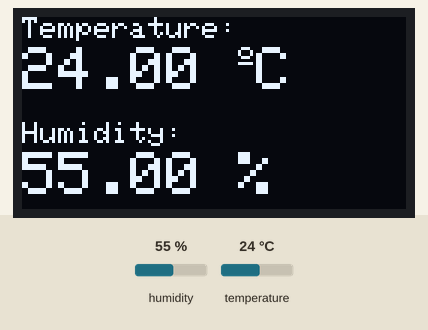
Recording of a sketch running on a simulated ESP32. Parts: 128×64 one-colour display. Inputs (shaded band) come from the test bench; at power-on: humidity 55 %, temperature 24 °C. WiFi joins after 1.5 s; servers stay silent unless stated; what the sketch prints to the serial monitor is not drawn.

Above: at 4.2 s.
4.3 s: humidity set to 22 %
At 6.3 s:
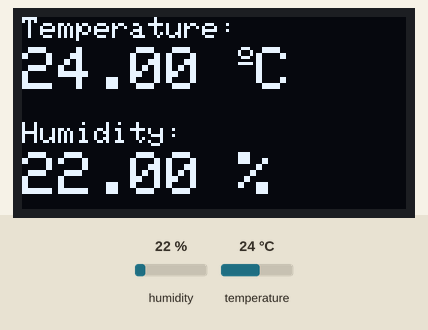
6.6 s: temperature set to 12 °C
At 8.5 s:
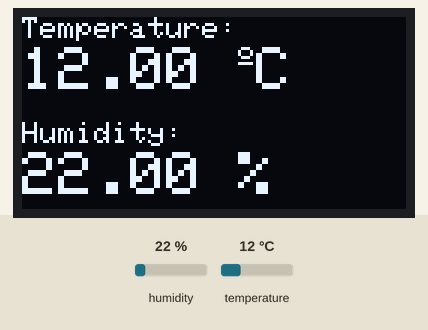
10.2 s: humidity set to 40 %
At 12.3 s:
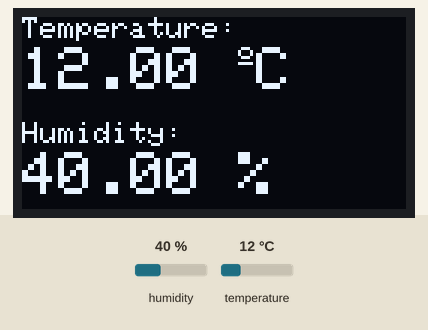
12.9 s: temperature set to 19 °C
At 14.1 s:
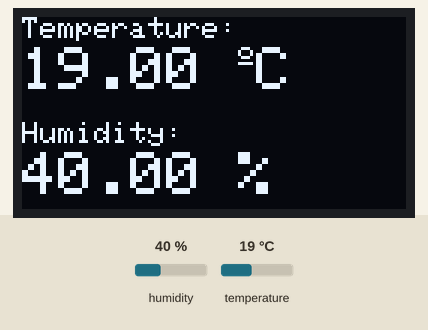
Timing chart, 0 to 15.9 s (numbered marks = the images above; inputs shaded):
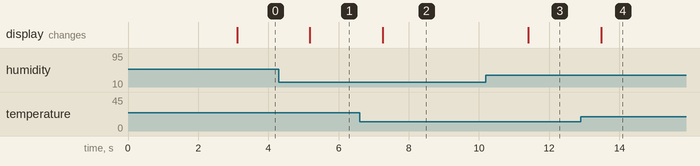

Measured:
- after the input at 4.3 s, the display: changes after 0.89 s (image 1)
- after the input at 6.6 s, the display: changes after 0.66 s (image 2)
- after the input at 10.2 s, the display: changes after 1.2 s (image 3)
- after the input at 12.9 s, the display: changes after 0.59 s (image 4)

The sketch:

ESP32-WebServerDHT11.ino
```cpp
// Enhanced ESP32 DHT11 + OLED + Async Web Server Example
// - Automatic Wi-Fi reconnection
// - Clearer serial messages
// - OLED display for temperature and humidity
// - Async web server for browser monitoring

#include <WiFi.h>
#include <ESPAsyncWebServer.h>
#include <Wire.h>
#include <Adafruit_GFX.h>
#include <Adafruit_SSD1306.h>
#include <Adafruit_Sensor.h>
#include <DHT.h>

// Fixed Wi-Fi credentials
const char* ssid = "Erdinc's S21 FE";
const char* password = "123456789";

// Create AsyncWebServer object on port 80
AsyncWebServer server(80);

// OLED display settings
#define SCREEN_WIDTH 128
#define SCREEN_HEIGHT 64
Adafruit_SSD1306 display(SCREEN_WIDTH, SCREEN_HEIGHT, &Wire, -1);

// DHT sensor settings
#define DHTPIN 19
#define DHTTYPE DHT11
DHT dht(DHTPIN, DHTTYPE);

// HTML page
const char index_html[] PROGMEM = R"rawliteral(
<!DOCTYPE HTML><html>
<head>
  <meta name="viewport" content="width=device-width, initial-scale=1">
  <link rel="stylesheet" href="https://use.fontawesome.com/releases/v5.7.2/css/all.css" integrity="sha384-fnmOCqbTlWIlj8LyTjo7mOUStjsKC4pOpQbqyi7RrhN7udi9RwhKkMHpvLbHG9Sr" crossorigin="anonymous">
  <style>
    html {
      font-family: Arial;
      display: inline-block;
      margin: 0px auto;
      text-align: center;
    }
    h2 { font-size: 3.0rem; }
    p { font-size: 3.0rem; }
    .units { font-size: 1.2rem; }
    .dht-labels {
      font-size: 1.5rem;
      vertical-align: middle;
      padding-bottom: 15px;
    }
  </style>
</head>
<body>
  <h2>ESP32 DHT Server</h2>
  <p>
    <i class="fas fa-thermometer-half" style="color:#059e8a;"></i>
    <span class="dht-labels">Temperature</span>
    <span id="temperature">%TEMPERATURE%</span>
    <sup class="units">&deg;C</sup>
  </p>
  <p>
    <i class="fas fa-tint" style="color:#00add6;"></i>
    <span class="dht-labels">Humidity</span>
    <span id="humidity">%HUMIDITY%</span>
    <sup class="units">&percnt;</sup>
  </p>
</body>
<script>
setInterval(function () {
  var xhttp = new XMLHttpRequest();
  xhttp.onreadystatechange = function() {
    if (this.readyState == 4 && this.status == 200) {
      document.getElementById("temperature").innerHTML = this.responseText;
    }
  };
  xhttp.open("GET", "/temperature", true);
  xhttp.send();
}, 10000);

setInterval(function () {
  var xhttp = new XMLHttpRequest();
  xhttp.onreadystatechange = function() {
    if (this.readyState == 4 && this.status == 200) {
      document.getElementById("humidity").innerHTML = this.responseText;
    }
  };
  xhttp.open("GET", "/humidity", true);
  xhttp.send();
}, 10000);
</script>
</html>)rawliteral";

// Read temperature
String readDHTTemperature() {
  float t = dht.readTemperature();
  if (isnan(t)) {
    Serial.println("Failed to read temperature from DHT sensor!");
    return "--";
  }
  Serial.print("Temperature: ");
  Serial.println(t);
  return String(t);
}

// Read humidity
String readDHTHumidity() {
  float h = dht.readHumidity();
  if (isnan(h)) {
    Serial.println("Failed to read humidity from DHT sensor!");
    return "--";
  }
  Serial.print("Humidity: ");
  Serial.println(h);
  return String(h);
}

// Replace HTML placeholders
String processor(const String& var) {
  if (var == "TEMPERATURE") {
    return readDHTTemperature();
  } else if (var == "HUMIDITY") {
    return readDHTHumidity();
  }
  return String();
}

// Wi-Fi connection function
void connectToWiFi() {
  Serial.print("Connecting to Wi-Fi: ");
  Serial.println(ssid);

  WiFi.disconnect(true);
  delay(500);
  WiFi.begin(ssid, password);

  int attempts = 0;
  const int maxAttempts = 20;  // 20 x 500 ms = 10 seconds

  while (WiFi.status() != WL_CONNECTED && attempts < maxAttempts) {
    delay(500);
    Serial.print(".");
    attempts++;
  }

  Serial.println();

  if (WiFi.status() == WL_CONNECTED) {
    Serial.println("Wi-Fi connected successfully.");
    Serial.print("ESP32 IP address: ");
    Serial.println(WiFi.localIP());
  } else {
    Serial.println("Wi-Fi connection failed.");
    Serial.println("Please check hotspot status, signal strength, or credentials.");
  }
}

// OLED update function
void updateDisplay(float t, float h) {
  display.clearDisplay();

  // Temperature
  display.setTextSize(1);
  display.setCursor(0, 0);
  display.print("Temperature:");
  display.setTextSize(2);
  display.setCursor(0, 10);

  if (isnan(t)) {
    display.print("--");
  } else {
    display.print(t);
  }

  display.print(" ");
  display.setTextSize(1);
  display.cp437(true);
  display.write(167);  // degree symbol
  display.setTextSize(2);
  display.print("C");

  // Humidity
  display.setTextSize(1);
  display.setCursor(0, 35);
  display.print("Humidity:");
  display.setTextSize(2);
  display.setCursor(0, 45);

  if (isnan(h)) {
    display.print("--");
  } else {
    display.print(h);
  }

  display.print(" %");
  display.display();
}

void setup() {
  Serial.begin(115200);
  Serial.println();
  Serial.println("Starting ESP32 DHT11 Web Server...");

  // Start DHT sensor
  dht.begin();

  // Start OLED display
  if (!display.begin(SSD1306_SWITCHCAPVCC, 0x3C)) {
    Serial.println("SSD1306 allocation failed!");
    while (true)
      ;
  }

  delay(1000);
  display.clearDisplay();
  display.setTextColor(WHITE);
  display.display();

  // Connect to Wi-Fi
  connectToWiFi();

  // Web server routes
  server.on("/", HTTP_GET, [](AsyncWebServerRequest* request) {
    request->send_P(200, "text/html", index_html, processor);
  });

  server.on("/temperature", HTTP_GET, [](AsyncWebServerRequest* request) {
    request->send(200, "text/plain", readDHTTemperature());
  });

  server.on("/humidity", HTTP_GET, [](AsyncWebServerRequest* request) {
    request->send(200, "text/plain", readDHTHumidity());
  });

  // Start server
  server.begin();
  Serial.println("Async web server started.");
}

void loop() {
  // Attempt to reconnect if Wi-Fi is lost
  if (WiFi.status() != WL_CONNECTED) {
    Serial.println("Wi-Fi lost. Reconnecting...");
    connectToWiFi();
    delay(1000);
    return;
  }

  // Read temperature and humidity
  float t = dht.readTemperature();
  float h = dht.readHumidity();

  if (isnan(t) || isnan(h)) {
    Serial.println("Failed to read from DHT sensor!");
  } else {
    Serial.print("Temperature: ");
    Serial.print(t);
    Serial.print(" °C, Humidity: ");
    Serial.print(h);
    Serial.println(" %");
  }

  // Update OLED
  updateDisplay(t, h);

  delay(1000);
}
```
